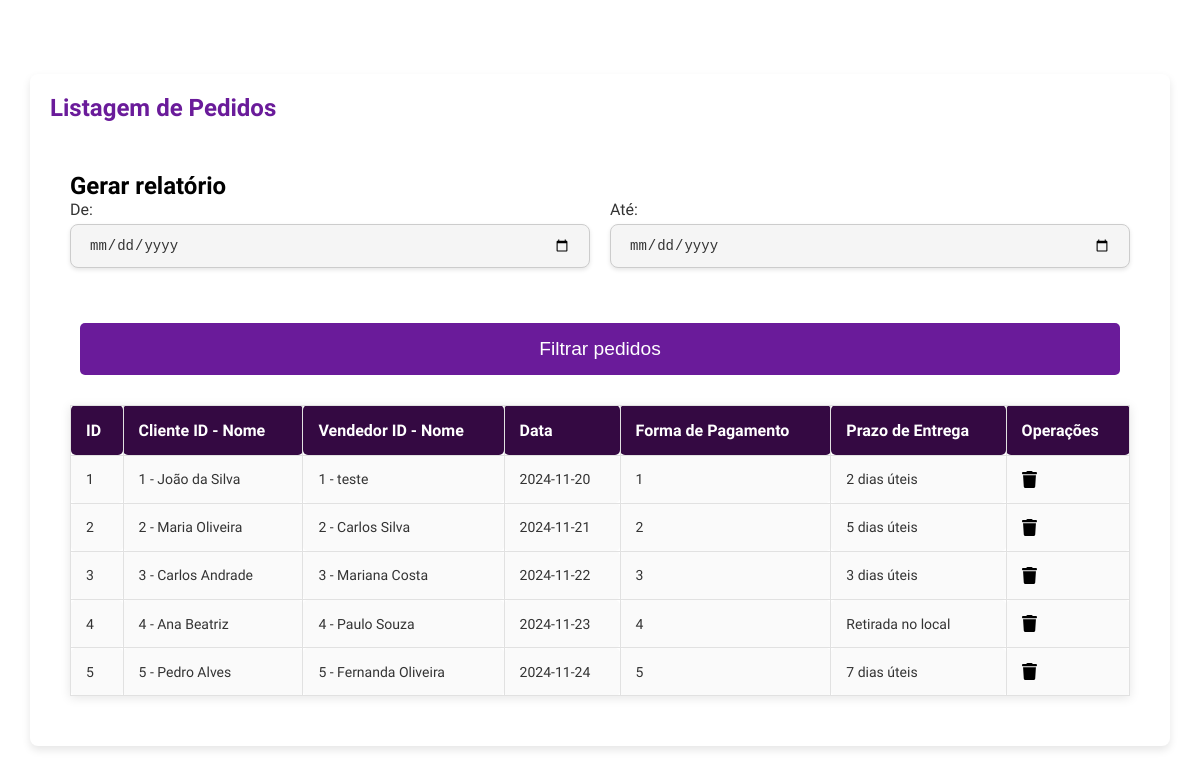
The app's page /views/orders_form.php with its own data.
### tables this page shows
CREATE TABLE pedidos (
    id INT PRIMARY KEY AUTO_INCREMENT,
    data DATE,
    id_cliente INT,
    observacao VARCHAR(255),
    forma_pagto INT,
    prazo_entrega VARCHAR(50),
    id_vendedor INT,
    FOREIGN KEY (id_cliente) REFERENCES clientes(id),
    FOREIGN KEY (forma_pagto) REFERENCES forma_pagto(id),
    FOREIGN KEY (id_vendedor) REFERENCES vendedor(id)
);

CREATE TABLE clientes (
    id INT PRIMARY KEY AUTO_INCREMENT,
    nome VARCHAR(255) NOT NULL,
    endereco VARCHAR(255),
    numero VARCHAR(10),
    bairro VARCHAR(100),
    cidade VARCHAR(100),
    estado CHAR(2),
    email VARCHAR(255),
    cpf_cnpj VARCHAR(20),
    rg VARCHAR(20),
    telefone VARCHAR(20),
    celular VARCHAR(20),
    data_nasc DATE,
    salario DECIMAL(15, 2)
);

CREATE TABLE vendedor (
    id INT PRIMARY KEY AUTO_INCREMENT,
    nome VARCHAR(255) NOT NULL,
    endereco VARCHAR(255),
    cidade VARCHAR(100),
    estado CHAR(2),
    celular VARCHAR(20),
    email VARCHAR(255),
    perc_comissao DECIMAL(5, 2),
    data_admissao DATE,
    senha VARCHAR(255)
);

### models/Database.php (called while the page is built, shortened)
<?php
class Database
{
    private $host = "localhost";
    private $username = "root";
    private $password = "";
    private $database = "ecommerce";
    protected $connection;
    private function connect()
    {
        $this->connection = mysqli_connect($this->host, $this->username, $this->password, $this->database, 55000);
    }
    public function getConnection()
    {
        return $this->connection;
    }
}

### models/Pedido.php (called while the page is built, shortened)
<?php
require_once "Database.php";
class Pedido implements GenericInterface
{
    private $id;
    private $id_cliente;
    private $id_vendedor;
    private $data;
    private $forma_pagto;
    private $prazo_entrega;
    private $nome_cliente;
    private $nome_vendedor;
    private $conn;
    public function getNomeCliente()
    {
        return $this->nome_cliente;
    }
    public function setNomeCliente($nome_cliente): void
    {
        $this->nome_cliente = $nome_cliente;
    }
    public function getNomeVendedor()
    {
        return $this->nome_vendedor;
    }
    public function setNomeVendedor($nome_vendedor): void
    {
        $this->nome_vendedor = $nome_vendedor;
    }
    public function __construct()
    {
        $this->conn = (new Database())->getConnection();
    }
    public function getId()
    {
        return $this->id;
    }
    public function getIdCliente()
    {
        return $this->id_cliente;
    }
    public function getIdVendedor()
    {
        return $this->id_vendedor;
    }
    public function getData()
    {
        return $this->data;
    }
    public function getFormaPagto()
    {
        return $this->forma_pagto;
    }
    public function getPrazoEntrega()
    {
        return $this->prazo_entrega;
    }
    public function setId($id)
    {
        $this->id = $id;
    }
    public function setIdCliente($id_cliente)
    {
        $this->id_cliente = $id_cliente;
    }
    public function setIdVendedor($id_vendedor)
    {
        $this->id_vendedor = $id_vendedor;
    }
    public function setData($data)
    {
        $this->data = $data;
    }
    public function setFormaPagto($forma_pagto)
    {
        $this->forma_pagto = $forma_pagto;
    }
    public function setPrazoEntrega($prazo_entrega)
    {
        $this->prazo_entrega = $prazo_entrega;
    }
    public function getAll(): array
    {
        $stmt = mysqli_prepare($this->conn, "
        SELECT p.id, p.id_cliente, p.id_vendedor, p.data, p.forma_pagto, p.prazo_entrega,
               c.nome AS nome_cliente, v.nome AS nome_vendedor
        FROM pedidos p
        LEFT JOIN clientes c ON p.id_cliente = c.id
        LEFT JOIN vendedor v ON p.id_vendedor = v.id
    ");
        mysqli_stmt_execute($stmt);
        $result = mysqli_stmt_get_result($stmt);
        $pedidos = [];
        while ($data = mysqli_fetch_assoc($result)) {
            $pedido = new Pedido();
            $pedido->setId($data['id']);
            $pedido->setIdCliente($data['id_cliente']);
            $pedido->setIdVendedor($data['id_vendedor']);
            $pedido->setData($data['data']);
            $pedido->setFormaPagto($data['forma_pagto']);
            $pedido->setPrazoEntrega($data['prazo_entrega']);
            $pedido->setNomeCliente($data['nome_cliente']);
            $pedido->setNomeVendedor($data['nome_vendedor']);
            $pedidos[] = $pedido;
        }
        return $pedidos;
    }
}

### views/orders_form.php (the view, shortened to what this page needs)
<?php
require_once "../models/Pedido.php";
$pedido = new Pedido();
$pedidos = $pedido->getAll();
?>
<link rel="stylesheet" href="../config/global.css">
<div class="listing-container">
    <div class="listing-header">
        <h1 class="ubuntu-bold">Listagem de Pedidos</h1>
    </div>
    <div class="table">
        <div id="relatorio">
            <div class="relatorio-container">
                <div class="relatorio-header">
                    <h2>Gerar relatório</h2>
                </div>
                <div class="relatorio-body">
                    <form id="Filtrar">
                        <div style="display: flex; gap: 20px">
                            <div class="form-item-modal">
                                <label for="inicio" class="form-item-label">De:</label>
                                <input type="date" id="inicio" name="inicio" class="input-field">
                            </div>
                            <div class="form-item-modal">
                                <label for="fim" class="form-item-label">Até:</label>
                                <input type="date" id="fim" name="fim" class="input-field">
                            </div>
                        </div>
                        <div class="modal-footer">
                            <button type="button" onclick="gerarRelatorio(event)" class="btn">Filtrar pedidos</button>
                        </div>
                    </form>
                </div>
            </div>
        </div>
        <table>
            <thead>
                <tr>
                    <th>ID</th>
                    <th>Cliente ID - Nome</th>
                    <th>Vendedor ID - Nome</th>
                    <th>Data</th>
                    <th>Forma de Pagamento</th>
                    <th>Prazo de Entrega</th>
                    <th>Operações</th>
                </tr>
            </thead>
            <tbody>
                <?php
                if (!empty($pedidos)) {
                    foreach ($pedidos as $pedido) {
                        echo "<tr data-id='" . $pedido->getId() . "' class='product-row'>";
                        echo "<td>" . $pedido->getId() . "</td>";
                        echo "<td>" . $pedido->getIdCliente() . " - " . $pedido->getNomeCliente() . "</td>";
                        echo "<td>" . $pedido->getIdVendedor() . " - " . $pedido->getNomeVendedor() . "</td>";
                        echo "<td>" . $pedido->getData() . "</td>";
                        echo "<td>" . $pedido->getFormaPagto() . "</td>";
                        echo "<td>" . $pedido->getPrazoEntrega() . "</td>";
                        echo "<td onclick='excluirPedido(this)'><img width='15px' src='../assets/icons/trash-solid.svg' alt='Excluir'></td>";
                        echo "</tr>";
                    }
                } else {
                    echo "<tr><td colspan='7'>Nenhum pedido encontrado</td></tr>";
                }
                ?>
            </tbody>
        </table>
    </div>
</div>

### config/global.css (style rules this page uses)
* { padding: 0; margin: 0; box-sizing: border-box; list-style: none; }
.ubuntu-bold { font-family: "Ubuntu", sans-serif; font-weight: 700; font-style: normal; }
input { width: 100%; padding: 12px 18px; font-size: 16px; border-radius: 8px; border: 2px solid #ccc; background-color: #f5f5f5; color: #333; transition: all 0.3s ease; box-shadow: 0 2px 4px rgba(0, 0, 0, 0.1); outline: none; }
input::placeholder { color: #999; opacity: 0.7; }
.form-item-label { padding: 0 0 20px 0; font-size: 1.25rem; }
.listing-header { display: flex; justify-content: space-between; align-items: center; }
.listing-container { display: block; width: 95%; margin-top: 20px; background-color: white; border-radius: 8px; box-shadow: 0 4px 8px rgba(0, 0, 0, 0.1); overflow-y: auto; padding: 20px; max-height: 90%; }
.listing-container > .table { overflow-x: scroll; padding: 30px 20px; }
h1 { font-size: 24px; color: #6a1b9a; text-align: center; margin-bottom: 20px; }
table { width: 100%; border-collapse: collapse; margin-top: 20px; box-shadow: 0 2px 10px rgba(0, 0, 0, 0.1); }
table, th, td { border: 1px solid #e1e1e1; }
th, td { padding: 15px; text-align: left; }
th { background-color: var(--sidebar-color); color: white; font-size: 16px; font-weight: bold; }
td { background-color: #fafafa; font-size: 14px; color: #333; }
th, td { border-radius: 5px; }
.btn { background-color: var(--sidebar-color); color: white; padding: 10px 20px; border: none; border-radius: 5px; cursor: pointer; text-align: center; display: block; margin-top: 20px; width: 200px; }
.modal-footer { display: flex; width: 100%; text-align: center; margin-top: 20px; }
.modal-footer button { padding: 15px 30px; border: none; background-color: #6a1b9a; color: white; border-radius: 5px; cursor: pointer; font-size: 1.2rem; width: 100%; }
.input-field { width: 100%; padding: 12px 18px; font-size: 14px; border-radius: 8px; border: 1px solid #ccc; background-color: #f5f5f5; color: #333; transition: all 0.3s ease; box-shadow: 0 2px 4px rgba(0, 0, 0, 0.1); outline: none; margin-bottom: 15px; }
.input-field::placeholder { color: #999; opacity: 0.7; }
.form-item-modal { display: flex; flex-direction: column; width: calc(50% - 10px); }
.form-item-label { padding: 0 0 5px 0; font-size: 1rem; color: #333; }
button { margin: 10px; padding: 10px 20px; background: var(--sidebar-color, #4caf50); color: var(--text-color, white); border: none; border-radius: 5px; font-size: 16px; cursor: pointer; transition: background 0.3s ease; }

### records on screen
pedidos: id "1", id_cliente "1", id_cliente.nome "João da Silva", id_vendedor "1", id_vendedor.nome "teste", data "2024-11-20", forma_pagto "1", prazo_entrega "2 dias úteis"
pedidos: id "2", id_cliente "2", id_cliente.nome "Maria Oliveira", id_vendedor "2", id_vendedor.nome "Carlos Silva", data "2024-11-21", forma_pagto "2", prazo_entrega "5 dias úteis"
pedidos: id "3", id_cliente "3", id_cliente.nome "Carlos Andrade", id_vendedor "3", id_vendedor.nome "Mariana Costa", data "2024-11-22", forma_pagto "3", prazo_entrega "3 dias úteis"
pedidos: id "4", id_cliente "4", id_cliente.nome "Ana Beatriz", id_vendedor "4", id_vendedor.nome "Paulo Souza", data "2024-11-23", forma_pagto "4", prazo_entrega "Retirada no local"
pedidos: id "5", id_cliente "5", id_cliente.nome "Pedro Alves", id_vendedor "5", id_vendedor.nome "Fernanda Oliveira", data "2024-11-24", forma_pagto "5", prazo_entrega "7 dias úteis"
